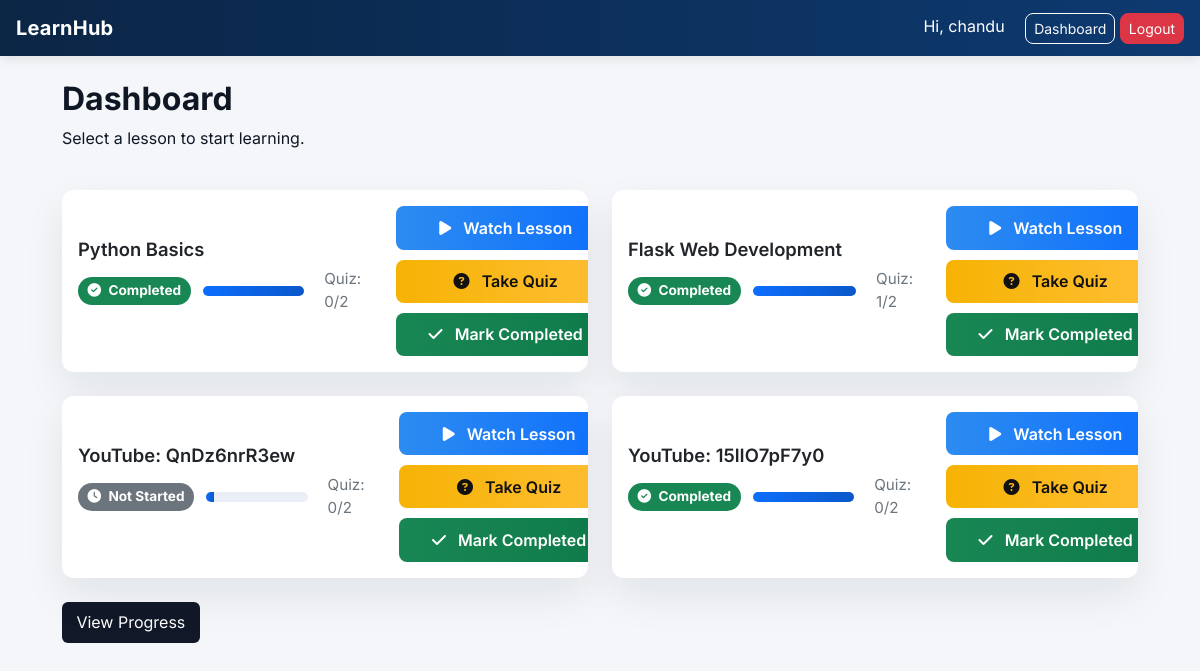
/dashboard (signed in), run on the app's committed database.
### tables this page shows
CREATE TABLE progress(
        id INTEGER PRIMARY KEY AUTOINCREMENT,
        user_id INTEGER,
        lesson_id INTEGER,
        completed INTEGER DEFAULT 0,
        quiz_score INTEGER DEFAULT 0,
        FOREIGN KEY(user_id) REFERENCES users(id),
        FOREIGN KEY(lesson_id) REFERENCES lessons(id)
    );

CREATE TABLE lessons(
        id INTEGER PRIMARY KEY AUTOINCREMENT,
        title TEXT NOT NULL,
        video_path TEXT NOT NULL
    );

### app.py (the view)
@app.route("/dashboard")
@login_required
def dashboard():
    user_id = session["user_id"]
    conn = sqlite3.connect(DB_NAME)
    cur = conn.cursor()
    cur.execute("""
    SELECT lessons.id, lessons.title, COALESCE(progress.completed, 0) as completed, progress.quiz_score
    FROM lessons
    LEFT JOIN progress ON lessons.id = progress.lesson_id AND progress.user_id=?
    """, (user_id,))
    lessons = cur.fetchall()
    conn.close()
    return render_template("dashboard.html", lessons=lessons)

### app.py (called while the page is built)
def login_required(f):
    @wraps(f)
    def decorated_function(*args, **kwargs):
        if "user_id" not in session:
            return redirect(url_for("login"))
        return f(*args, **kwargs)
    return decorated_function

### templates/dashboard.html
{% extends "base.html" %}
{% block content %}
<h2 class="fw-bold">Dashboard</h2>
<p>Select a lesson to start learning.</p>
<div class="row">
  {% for lesson in lessons %}
  <div class="col-md-6 mt-4">
    <div class="card lesson-card p-3">
      <div class="d-flex flex-column flex-md-row align-items-center justify-content-between gap-3">
        <div class="flex-grow-1">
          <h4>{{ lesson[1] }}</h4>
          <div class="lesson-meta">
            {% if lesson[2] == 1 %}
              <span class="badge bg-success badge-status"><i class="fa fa-check-circle me-1"></i> Completed</span>
            {% else %}
              <span class="badge bg-secondary badge-status"><i class="fa fa-clock me-1"></i> Not Started</span>
            {% endif %}
            <div class="progress-pill"><span style="width: {{ 100 if lesson[2]==1 else 8 }}%"></span></div>
            <small class="small-muted ms-2">Quiz: {{ lesson[3] if lesson|length>3 and lesson[3] is not none else 0 }}/2</small>
          </div>
        </div>
        <div class="lesson-actions" style="min-width:220px;">
          <a href="/course/{{ lesson[0] }}" class="btn btn-watch w-100"><i class="fa fa-play me-2"></i> Watch Lesson</a>
          <a href="/quiz/{{ lesson[0] }}" class="btn btn-quiz w-100"><i class="fa fa-question-circle me-2"></i> Take Quiz</a>
          <a href="/complete/{{ lesson[0] }}" class="btn btn-complete w-100"><i class="fa fa-check me-2"></i> Mark Completed</a>
        </div>
      </div>
    </div>
  </div>
  {% endfor %}
</div>
<a href="/progress" class="btn btn-dark mt-4 view-progress">View Progress</a>
{% endblock %}

### templates/base.html (shortened to what this page needs)
<!DOCTYPE html>
<html lang="en">
<head>
  <link rel="stylesheet" href="https://cdnjs.cloudflare.com/ajax/libs/font-awesome/6.4.0/css/all.min.css">
  <link rel="stylesheet" href="https://cdn.jsdelivr.net/npm/bootstrap@5.3.0/dist/css/bootstrap.min.css">
  <link rel="stylesheet" href="{{ url_for('static', filename='css/style.css') }}">
</head>
<body>
<nav class="navbar navbar-expand-lg navbar-dark bg-dark px-3">
  <a class="navbar-brand fw-bold" href="/">LearnHub</a>
  <div class="ms-auto">
    {% if session.get("user_id") %}
      <span class="text-white me-3">Hi, {{ session.get("user_name") }}</span>
      <a href="/dashboard" class="btn btn-outline-light btn-sm">Dashboard</a>
      <a href="/logout" class="btn btn-danger btn-sm">Logout</a>
    {% else %}
      <a href="/login" class="btn btn-success btn-sm">Login</a>
      <a href="/register" class="btn btn-primary btn-sm">Register</a>
    {% endif %}
  </div>
</nav>
<div class="container mt-4">
  {% block content %}{% endblock %}
</div>
</body>
</html>

### static/css/style.css (style rules this page uses)
:root { --bg: #f4f6f9; --surface: #ffffff; --primary: #0d6efd; --accent: #ffc107; --success: #198754; --muted: #6c757d; --card-shadow: 0 18px 40px rgba(16,24,40,0.08); --radius: 12px; --max-width: 1100px; }
body { background: var(--bg); font-family: 'Inter', Arial, sans-serif; color: #0f1724; -webkit-font-smoothing: antialiased; -moz-osx-font-smoothing: grayscale; }
.navbar { background: linear-gradient(90deg,#0b2545,#0d3a71); box-shadow: 0 4px 10px rgba(2,6,23,0.08); }
.navbar .navbar-brand { font-weight:700; letter-spacing:0.2px; }
.navbar .btn { border-radius: 8px; }
.container { max-width: var(--max-width); }
.card.lesson-card { border-radius: var(--radius); overflow: hidden; border: none; box-shadow: var(--card-shadow); transition: transform .18s ease, box-shadow .18s ease; }
.lesson-card h4 { margin-bottom: 8px; font-weight:600; font-size:1.15rem; }
.lesson-meta { display:flex; align-items:center; gap:12px; margin-bottom:10px; }
.badge-status { font-size:0.85rem; padding: 0.45rem 0.6rem; border-radius: 999px; }
.progress-pill { height:10px; width:120px; background:#e9eef7; border-radius:999px; overflow:hidden; }
.progress-pill > span { display:block; height:100%; background: linear-gradient(90deg,var(--primary), #0a58ca); width:0%; transition: width .6s cubic-bezier(.2,.9,.2,1); }
.lesson-actions { display:flex; flex-direction:column; gap:10px; }
.lesson-actions .btn { padding: .6rem .9rem; font-weight:600; border-radius:8px; box-shadow:none; }
.btn-watch { background: linear-gradient(90deg,#2d8cf0,#0d6efd); color:white; border:none; }
.btn-quiz { background: linear-gradient(90deg,#f6b304,#ffbf36); color:#111; border:none; }
.btn-complete { background: linear-gradient(90deg,#198754,#0e7a4a); color:white; border:none; }
.small-muted { color:var(--muted); font-size:0.95rem; }
a.btn.btn-dark.view-progress { background:#111827; border:none; padding:.55rem .9rem; }

### data on the page
progress: title "Python Basics", shows "Completed", {{ 100 if lesson[2]==1 else 8 }} 100 (drawn), quiz_score "0"
progress: title "Flask Web Development", shows "Completed", {{ 100 if lesson[2]==1 else 8 }} 100 (drawn), quiz_score "1"
lessons: title "YouTube: QnDz6nrR3ew", shows "Not Started", {{ 100 if lesson[2]==1 else 8 }} 8 (drawn), lesson "0"
progress: title "YouTube: 15lIO7pF7y0", shows "Completed", {{ 100 if lesson[2]==1 else 8 }} 100 (drawn), quiz_score "0"

### other printed values
{{ session.get("user_name") }} "chandu"
